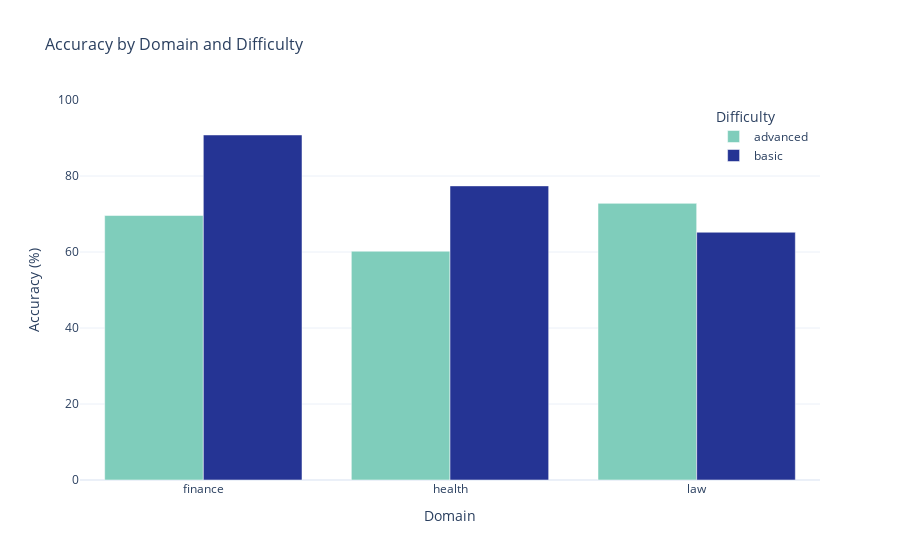

Here is the notebook cell this chart was saved with:
### Code cell
# Calculate accuracy for each domain and difficulty
accuracy_domain = (
    df[["domain", "difficulty", "is_correct"]].groupby(["domain", "difficulty"]).sum()
)
accuracy_domain["total"] = (
    df[["domain", "difficulty", "is_correct"]].groupby(["domain", "difficulty"]).count()
)
accuracy_domain["accuracy"] = (
    accuracy_domain["is_correct"] / accuracy_domain["total"]
) * 100

# Reset index to make domain and difficulty available as columns
accuracy_reset = accuracy_domain.reset_index()

fig = px.bar(
    accuracy_reset,
    x="domain",
    y="accuracy",
    color="difficulty",
    barmode="group",
    title="Accuracy by Domain and Difficulty",
    color_discrete_sequence=COLORS["difficulty"],
)

fig.update_layout(
    xaxis_title="Domain",
    yaxis_title="Accuracy (%)",
    yaxis_range=[0, 100],
    legend_title="Difficulty",
    legend=dict(orientation="v", yanchor="top", y=0.99, xanchor="right", x=0.99),
    font=dict(size=12),
    title_font_size=16,
)

fig.show()

### Figure 1 — Plotly figure (JSON) as saved in the notebook; plotly's stock layout.template omitted (floating-point values rounded to 4 significant figures)
{"data": [{"alignmentgroup": "True", "hovertemplate": "difficulty=advanced<br>domain=%{x}<br>accuracy=%{y}<extra></extra>", "legendgroup": "advanced", "marker": {"color": "#7fcdbb", "pattern": {"shape": ""}}, "name": "advanced", "offsetgroup": "advanced", "orientation": "v", "showlegend": true, "textposition": "auto", "type": "bar", "x": ["finance", "health", "law"], "xaxis": "x", "y": [69.6, 60.2, 72.8], "yaxis": "y"}, {"alignmentgroup": "True", "hovertemplate": "difficulty=basic<br>domain=%{x}<br>accuracy=%{y}<extra></extra>", "legendgroup": "basic", "marker": {"color": "#253494", "pattern": {"shape": ""}}, "name": "basic", "offsetgroup": "basic", "orientation": "v", "showlegend": true, "textposition": "auto", "type": "bar", "x": ["finance", "health", "law"], "xaxis": "x", "y": [90.8, 77.4, 65.2], "yaxis": "y"}], "layout": {"barmode": "group", "font": {"size": 12}, "legend": {"orientation": "v", "title": {"text": "Difficulty"}, "tracegroupgap": 0, "x": 0.99, "xanchor": "right", "y": 0.99, "yanchor": "top"}, "title": {"font": {"size": 16}, "text": "Accuracy by Domain and Difficulty"}, "xaxis": {"anchor": "y", "domain": [0, 1], "title": {"text": "Domain"}}, "yaxis": {"anchor": "x", "domain": [0, 1], "range": [0, 100], "title": {"text": "Accuracy (%)"}}}}
